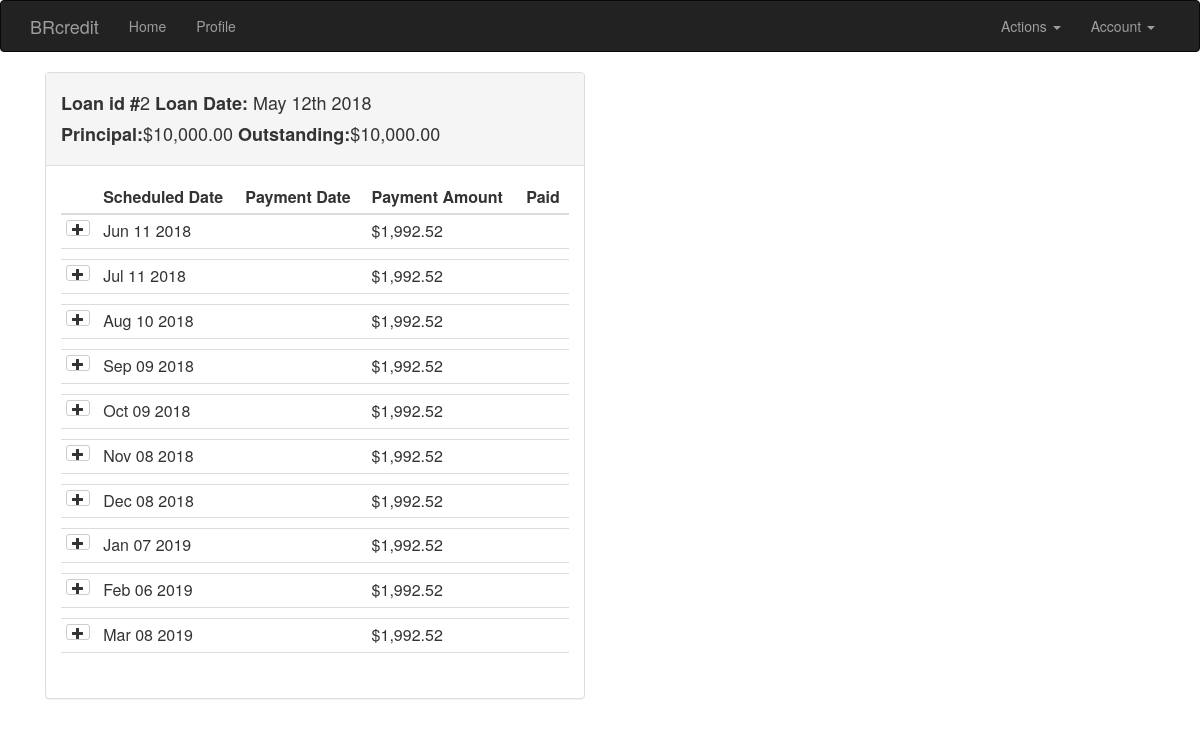
/loan-manager/2 (signed in), run on the app's committed database.
### app/models.py (models this page shows, shortened)
class Loan(db.Model):
    __tablename__ = 'loan'
    id = db.Column(db.Integer, primary_key=True)
    application_id = db.Column(db.Integer, db.ForeignKey('application.id'))
    status = db.Column(db.String(64), default='good')
    missed_payments = db.Column(db.Integer, default=0)
    principal = db.Column(db.Numeric())
    outstanding = db.Column(db.Numeric())
    terms_id = db.Column(db.Integer, db.ForeignKey('terms.id'))
    loan_date = db.Column(db.DateTime())
    borrower_id = db.Column(db.Integer, db.ForeignKey('users.id'))
    guarantor_id = db.Column(db.Integer, db.ForeignKey('users.id'))
    borrower = db.relationship("User",
                               foreign_keys=[borrower_id],
                               backref='borrow_loans')
    guarantor = db.relationship("User",
                                foreign_keys=[guarantor_id],
                                backref='guarantee_loans')
    terms = db.relationship("Terms",
                            foreign_keys=[terms_id],
                            backref='loans')
    application = db.relationship("Application",
                                  foreign_keys=[application_id],
                                  uselist=False,
                                  backref='loan')

class Payment(db.Model):
    __tablename__ = 'payments'
    id = db.Column(db.Integer, primary_key=True)
    loan_id = db.Column(db.Integer, db.ForeignKey('loan.id'))
    payment = db.Column(db.Numeric())
    principal_pmt = db.Column(db.Numeric())
    interest_pmt = db.Column(db.Numeric())
    penalty = db.Column(db.Integer)
    scheduled_date = db.Column(db.DateTime)
    payment_date = db.Column(db.DateTime)
    paid = db.Column(db.Integer)
    paid_by_guarantor = db.Column(db.Integer)
    loan = db.relationship("Loan",
                           foreign_keys=[loan_id],
                           backref='payments')

### app/main/views.py (the view)
@main.route('/loan-manager/<loan_id>', methods=['GET', 'POST'])
@login_required
def loan_manager(loan_id):
    loan = Loan.query.get(loan_id)
    return render_template('loan_manager.html', loan=loan)

### app/auth/views.py (called while the page is built)
@auth.before_app_request
def before_request():
    if current_user.is_authenticated:
        current_user.ping()
        if not current_user.confirmed \
                and request.endpoint \
                and request.blueprint != 'auth' \
                and request.endpoint != 'static':
            return redirect(url_for('auth.unconfirmed'))

### app/models.py (called while the page is built)
@login_manager.user_loader
def load_user(user_id):
    return User.query.get(int(user_id))

    def is_administrator(self):
        if self.role:
            if self.role.id == 2:
                return True
        else:
            return False

    def ping(self):
        self.last_seen = datetime.utcnow()
        db.session.add(self)

### app/templates/loan_manager.html (shortened to what this page needs)
{% extends "base.html" %}
{% import "bootstrap/wtf.html" as wtf %}
{% block page_content %}
<div class="col-lg-6">
<div class="panel panel-default">
    <div class="panel-heading">
        <h4><p><b>Loan id #</b>{{ loan.id }} <b>Loan Date: </b>{{ moment(loan.loan_date).format("MMM Do YYYY") }} </p>
        <p><b>Principal:</b>{{ "${:,.2f}".format(loan.principal) }} <b>Outstanding:</b>{{ "${:,.2f}".format(loan.outstanding) }}</p></h4>
    </div>
    <div class="panel-body">
        <table class="table table-condensed" style="border-collapse:collapse;">
            <thead>
                <tr>
                    <th>&nbsp;</th>
                    <th>Scheduled Date</th>
                    <th>Payment Date</th>
                    <th>Payment Amount</th>
                    <th>Paid</th>
                </tr>
            </thead>
            <tbody>
                {% for payment in loan.payments %}
                <tr data-toggle="collapse" data-target="#{{ payment.id }}" class="accordion-toggle">
                    <td>
                        <button class="btn btn-default btn-xs">
                            <span class="glyphicon glyphicon-plus"></span>
                        </button>
                    </td>
                    <td>{{ moment(payment.scheduled_date).format("MMM DD YYYY") }}</td>
                    <td>
                    </td>
                    <td>{{ "${:,.2f}".format(payment.payment) }}</td>
                    <td>
                    </td>
                </tr>
                <tr>
                    <td colspan="12" class="hiddenRow">
                    </td>
                </tr>
                {% endfor %}
            </tbody>
        </table>
    </div>
</div>
</div>
{% endblock %}

### data on the page
Loan: id "2", loan_date "May 12th 2018", principal "$10,000.00", outstanding "$10,000.00"
Payment: scheduled_date "Jun 11 2018", payment "$1,992.52"
Payment: scheduled_date "Jul 11 2018", payment "$1,992.52"
Payment: scheduled_date "Aug 10 2018", payment "$1,992.52"
Payment: scheduled_date "Sep 09 2018", payment "$1,992.52"
Payment: scheduled_date "Oct 09 2018", payment "$1,992.52"
Payment: scheduled_date "Nov 08 2018", payment "$1,992.52"
Payment: scheduled_date "Dec 08 2018", payment "$1,992.52"
Payment: scheduled_date "Jan 07 2019", payment "$1,992.52"
Payment: scheduled_date "Feb 06 2019", payment "$1,992.52"
Payment: scheduled_date "Mar 08 2019", payment "$1,992.52"
